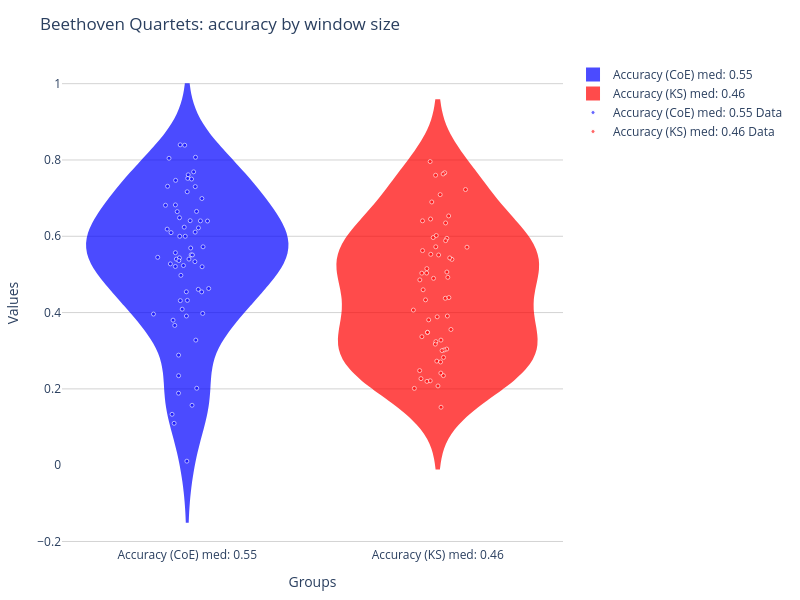

The notebook cell this image was saved under:
### Code cell
fig = srt.plot_violin_scatter(bee_accs, ks_bee_accs, title="Beethoven Quartets: accuracy by window size", labels=["Accuracy (CoE) med: $(round(median(bee_accs), digits=2))", "Accuracy (KS) med: $(round(median(ks_bee_accs), digits=2))"])
